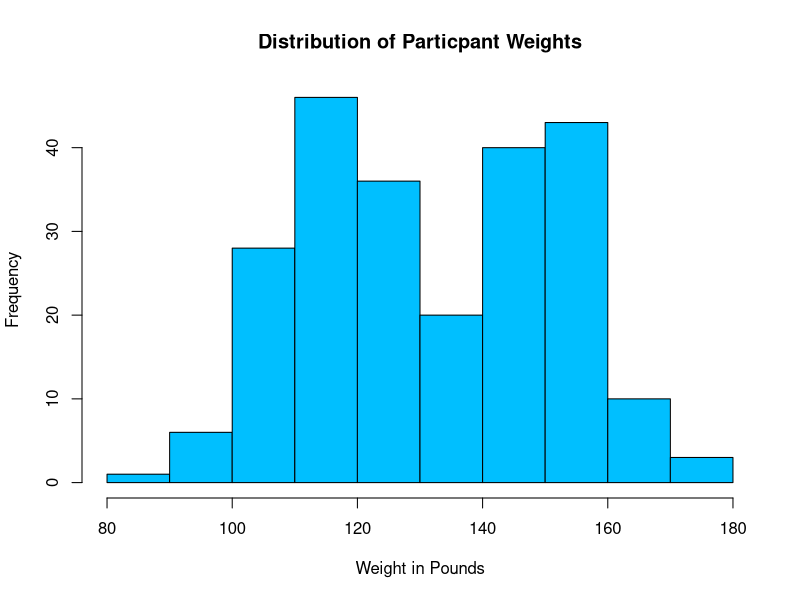
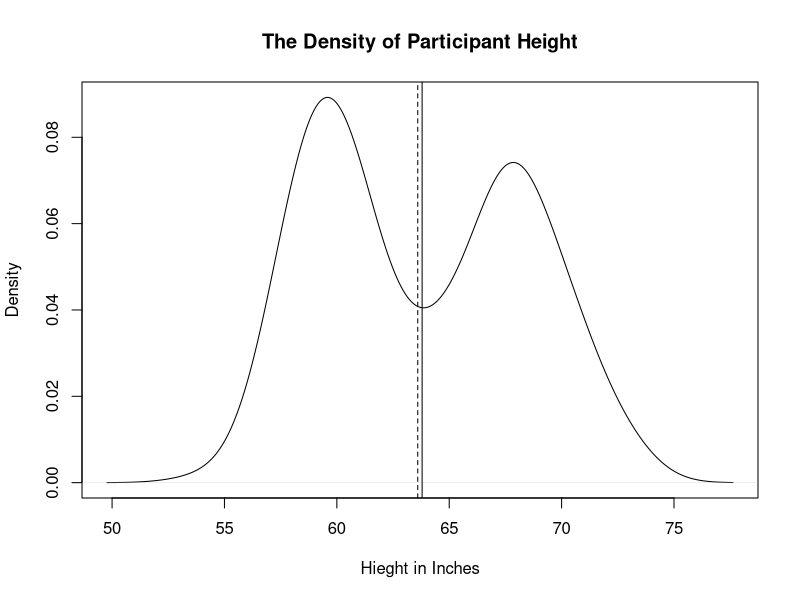

R code for these plots, in order: (Note: this script raises an error after producing the figures.)
dir()
hw02data <- read.csv("HW01Data.csv")
View(hw02data)

?hist


hist(hw02data$weight_lbs, col = "deepskyblue", main = "Distribution of Particpant Weights", xlab = "Weight in Pounds")


?plot

?abline

heightdensity <- density(hw02data$height_in)

plot(heightdensity, main = "The Density of Participant Height", xlab = "Hieght in Inches")


abline(v = mean(hw02data$height_in))

abline(v = median(hw02data$height_in), lty = 2)

?summary

hw02data$bmi <- (hw02data$weight_lbs/ (hw02data$height_in^2))* 703

aggregate(bmi~biosex*ed_cmplt, data = hw02data, mean)

aggregate(bmi~biosex*ed_cmplt, data = hw02data, median)

aggregate(bmi~biosex*ed_cmplt, data = hw02data, min)

aggregate(bmi~biosex*ed_cmplt, data = hw02data, max)

aggregate(bmi~biosex*ed_cmplt, data = hw02data, var)
y
condition <- list(hw02data$biosex, hw02data$ed_cmplt)
describeBy(hw02data$bmi, group = condition)

?summarise

descstats <- function(x) c(mean(x), median(x), var(x), min(x), max(x))

aggregate(hw02data$bmi~biosex*ed_cmplt, data = hw02data, descstats)

bmimax <- max(hw02data$bmi)
maxrow <- which(hw02data$bmi == bmimax)
bmimax
maxrow

bmimin <- min(hw02data$bmi)
minrow <- which(hw02data$bmi == bmimin)
bmimin
minrow

hw02data$zbmi <- scale(hw02data$bmi)

zbmimax <- max(hw02data$zbmi)
zmaxrow <- which(hw02data$zbmi == zbmimax)
zbmimax
zmaxrow

zbmimin <- min(hw02data$zbmi)
zminrow <- which(hw02data$zbmi == zbmimin)
zbmimin
zminrow

hw02data$newbmi <- (scale(hw02data$bmi)*15 + 100)

newbmimax <- max(hw02data$newbmi)
newmaxrow <- which(hw02data$newbmi == newbmimax)
newbmimax
newmaxrow

newbmimin <- min(hw02data$newbmi)
newminrow <- which(hw02data$newbmi == newbmimin)
newbmimin
newminrow